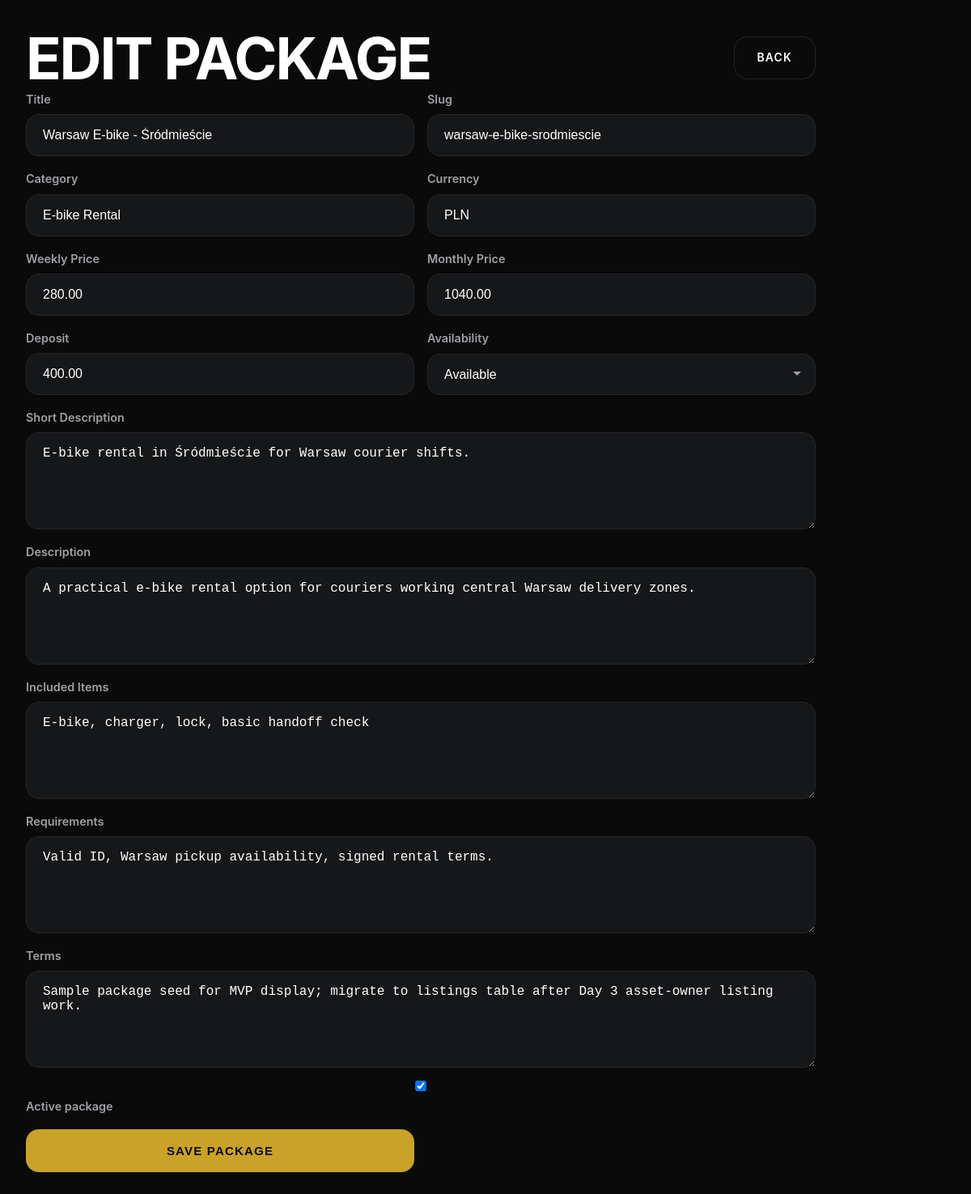
The app's page /admin/package-edit.php?id=7 (signed in), older data.
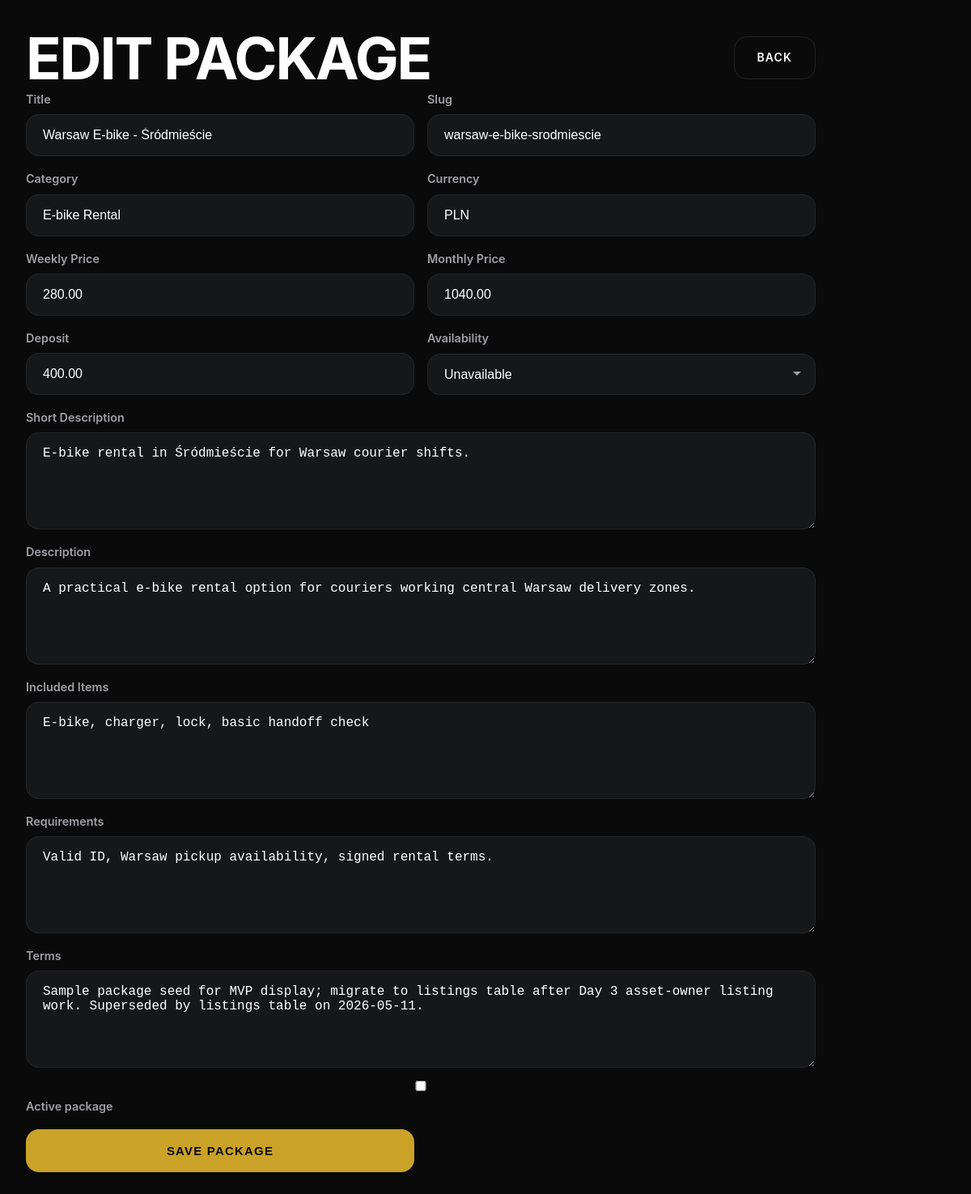
The same page, newer data.
### tables this page shows
CREATE TABLE IF NOT EXISTS equipment_packages (
    id INT UNSIGNED AUTO_INCREMENT PRIMARY KEY,
    title VARCHAR(160) NOT NULL,
    slug VARCHAR(180) NOT NULL UNIQUE,
    category VARCHAR(80) NOT NULL,
    description TEXT,
    short_description TEXT,
    image VARCHAR(255),
    included_items TEXT,
    weekly_price DECIMAL(10,2) DEFAULT 0,
    monthly_price DECIMAL(10,2) DEFAULT 0,
    deposit_amount DECIMAL(10,2) DEFAULT 0,
    currency VARCHAR(10) DEFAULT 'PLN',
    availability_status ENUM('available', 'limited', 'waitlist', 'unavailable') DEFAULT 'available',
    requirements TEXT,
    terms TEXT,
    is_active BOOLEAN DEFAULT TRUE,
    sort_order INT DEFAULT 100,
    created_at TIMESTAMP DEFAULT CURRENT_TIMESTAMP,
    updated_at TIMESTAMP DEFAULT CURRENT_TIMESTAMP ON UPDATE CURRENT_TIMESTAMP,
    INDEX idx_packages_active (is_active),
    INDEX idx_packages_category (category),
    INDEX idx_packages_availability (availability_status)
);

### includes/functions.php (called while the page is built, shortened)
<?php
require_once __DIR__ . '/../config/config.php';
function e(string $text): string {
    return htmlspecialchars($text, ENT_QUOTES, 'UTF-8');
}

### config/config.php (called while the page is built, shortened)
<?php
$DB_CONFIG = [
    'host'     => 'localhost',
    'database' => 'u123456789_kaptain',
    'username' => 'u123456789_admin',
    'password' => 'your_db_password',
    'charset'  => 'utf8mb4',
    'port'     => 3306
];

### includes/db.php (called while the page is built, shortened)
<?php
require_once __DIR__ . '/../config/config.php';
class Database {
    private static ?PDO $instance = null;
    public static function connect(): PDO {
        global $DB_CONFIG;
        if (self::$instance === null) {
            try {
                $dsn = sprintf(
                    'mysql:host=%s;port=%d;dbname=%s;charset=%s',
                    $DB_CONFIG['host'],
                    $DB_CONFIG['port'],
                    $DB_CONFIG['database'],
                    $DB_CONFIG['charset']
                );
                self::$instance = new PDO($dsn, $DB_CONFIG['username'], $DB_CONFIG['password'], [
                    PDO::ATTR_ERRMODE            => PDO::ERRMODE_EXCEPTION,
                    PDO::ATTR_DEFAULT_FETCH_MODE => PDO::FETCH_ASSOC,
                    PDO::ATTR_EMULATE_PREPARES   => false,
                ]);
            } catch (PDOException $e) {
                error_log('Database connection failed: ' . $e->getMessage());
                throw new Exception('Service temporarily unavailable');
            }
        }
        return self::$instance;
    }
    public static function query(string $sql, array $params = []): PDOStatement {
        $stmt = self::connect()->prepare($sql);
        $stmt->execute($params);
        return $stmt;
    }
    public static function fetch(string $sql, array $params = []): ?array {
        $stmt = self::query($sql, $params);
        $result = $stmt->fetch();
        return $result ?: null;
    }
}

### includes/app_data.php (called while the page is built, shortened)
<?php
require_once __DIR__ . '/db.php';
function package_status_label(string $status): string {
    return ucwords(str_replace('_', ' ', $status));
}
function get_package_by_id(int $id): ?array {
    return Database::fetch("SELECT * FROM equipment_packages WHERE id = ?", [$id]);
}

### admin/package-edit.php (the view, shortened to what this page needs)
<?php
require_once __DIR__ . '/../includes/functions.php';
require_once __DIR__ . '/../includes/db.php';
require_once __DIR__ . '/../includes/app_data.php';
$id = (int)($_GET['id'] ?? 0);
$package = $id ? get_package_by_id($id) : null;
?>
<!DOCTYPE html><html lang="en"><head><link rel="stylesheet" href="../assets/css/main.css"><link rel="stylesheet" href="../assets/css/responsive.css"></head>
<body class="admin-page"><main class="admin-workspace narrow">
<header class="admin-top"><h1><?= $id ? 'Edit Package' : 'New Package' ?></h1><a href="packages.php" class="btn btn-secondary">Back</a></header>
<form method="post" class="app-form two-col">
<?php foreach (['title','slug','category','currency'] as $field): ?><label><?= e(ucwords(str_replace('_',' ',$field))) ?><input class="form-control" name="<?= e($field) ?>" value="<?= e($package[$field] ?? '') ?>"></label><?php endforeach; ?>
<label>Weekly Price<input class="form-control" type="number" step="0.01" name="weekly_price" value="<?= e($package['weekly_price'] ?? '0') ?>"></label>
<label>Monthly Price<input class="form-control" type="number" step="0.01" name="monthly_price" value="<?= e($package['monthly_price'] ?? '0') ?>"></label>
<label>Deposit<input class="form-control" type="number" step="0.01" name="deposit_amount" value="<?= e($package['deposit_amount'] ?? '0') ?>"></label>
<label>Availability<select class="form-control" name="availability_status"><?php foreach(['available','limited','waitlist','unavailable'] as $s): ?><option value="<?= $s ?>" <?= ($package['availability_status'] ?? '') === $s ? 'selected' : '' ?>><?= e(package_status_label($s)) ?></option><?php endforeach; ?></select></label>
<?php foreach (['short_description','description','included_items','requirements','terms'] as $field): ?><label class="full-span"><?= e(ucwords(str_replace('_',' ',$field))) ?><textarea class="form-control" name="<?= e($field) ?>" rows="4"><?= e($package[$field] ?? '') ?></textarea></label><?php endforeach; ?>
<label class="full-span"><input type="checkbox" name="is_active" <?= !isset($package['is_active']) || $package['is_active'] ? 'checked' : '' ?>> Active package</label>
<button class="btn btn-primary btn-large">Save Package</button>
</form></main></body></html>

Row changes from the older to the newer data that the page shows:
changed equipment_packages "Warsaw E-bike - Śródmieście": terms "Sample package seed for MVP display; migrate to listings table after Day 3 asset-owner listing work." → "Sample package seed for MVP display; migrate to listings table after Day 3 asset-owner listing work. Superseded by listings table on 2026-05-11."; is_active "☑" → "☐"
Text that changed along with them:
form field availability_status: "Available" → "Unavailable"
